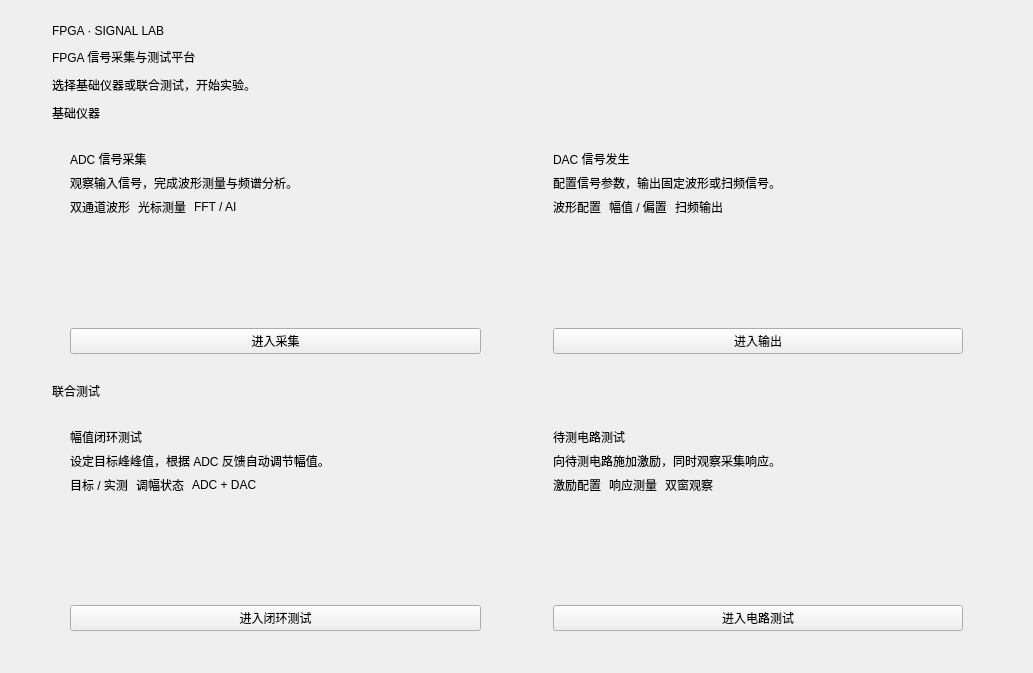
<?xml version="1.0" encoding="utf-8"?>
<ui version="4.0">
  <class>HomeWidget</class>
  <widget class="QWidget" name="HomeWidget">
    <property name="geometry">
      <rect>
        <x>0</x>
        <y>0</y>
        <width>1033</width>
        <height>673</height>
      </rect>
    </property>
    <layout class="QVBoxLayout" name="homePageLayout" stretch="0,0,0,0,1,0,1">
      <property name="spacing">
        <number>10</number>
      </property>
      <property name="leftMargin">
        <number>52</number>
      </property>
      <property name="topMargin">
        <number>24</number>
      </property>
      <property name="rightMargin">
        <number>52</number>
      </property>
      <property name="bottomMargin">
        <number>24</number>
      </property>
      <item>
        <widget class="QLabel" name="label_homeEyebrow">
          <property name="text">
            <string>FPGA · SIGNAL LAB</string>
          </property>
          <property name="eyebrow" stdset="0">
            <bool>true</bool>
          </property>
        </widget>
      </item>
      <item>
        <widget class="QLabel" name="label">
          <property name="text">
            <string>FPGA 信号采集与测试平台</string>
          </property>
          <property name="heading" stdset="0">
            <bool>true</bool>
          </property>
        </widget>
      </item>
      <item>
        <widget class="QLabel" name="label_homeSubtitle">
          <property name="text">
            <string>选择基础仪器或联合测试，开始实验。</string>
          </property>
          <property name="muted" stdset="0">
            <bool>true</bool>
          </property>
        </widget>
      </item>
      <item>
        <widget class="QLabel" name="label_basicSection">
          <property name="text">
            <string>基础仪器</string>
          </property>
          <property name="sectionTitle" stdset="0">
            <bool>true</bool>
          </property>
        </widget>
      </item>
      <item>
        <layout class="QHBoxLayout" name="homeCardsLayout" stretch="1,1">
          <property name="spacing">
            <number>36</number>
          </property>
          <item>
            <widget class="QFrame" name="card_adc">
              <property name="card" stdset="0">
                <bool>true</bool>
              </property>
              <layout class="QVBoxLayout" name="adcCardLayout">
                <property name="spacing">
                  <number>6</number>
                </property>
                <property name="leftMargin">
                  <number>18</number>
                </property>
                <property name="topMargin">
                  <number>18</number>
                </property>
                <property name="rightMargin">
                  <number>18</number>
                </property>
                <property name="bottomMargin">
                  <number>18</number>
                </property>
                <item>
                  <widget class="QLabel" name="adcTitle">
                    <property name="text">
                      <string>ADC 信号采集</string>
                    </property>
                    <property name="cardTitle" stdset="0">
                      <bool>true</bool>
                    </property>
                  </widget>
                </item>
                <item>
                  <widget class="QLabel" name="adcDescription">
                    <property name="text">
                      <string>观察输入信号，完成波形测量与频谱分析。</string>
                    </property>
                    <property name="muted" stdset="0">
                      <bool>true</bool>
                    </property>
                  </widget>
                </item>
                <item>
                  <layout class="QHBoxLayout" name="adcTags">
                    <property name="spacing">
                      <number>8</number>
                    </property>
                    <item>
                      <widget class="QLabel" name="adcTag0">
                        <property name="text">
                          <string>双通道波形</string>
                        </property>
                        <property name="capability" stdset="0">
                          <bool>true</bool>
                        </property>
                      </widget>
                    </item>
                    <item>
                      <widget class="QLabel" name="adcTag1">
                        <property name="text">
                          <string>光标测量</string>
                        </property>
                        <property name="capability" stdset="0">
                          <bool>true</bool>
                        </property>
                      </widget>
                    </item>
                    <item>
                      <widget class="QLabel" name="adcTag2">
                        <property name="text">
                          <string>FFT / AI</string>
                        </property>
                        <property name="capability" stdset="0">
                          <bool>true</bool>
                        </property>
                      </widget>
                    </item>
                    <item>
                      <spacer name="adcTagSpacer">
                        <property name="orientation">
                          <enum>Qt::Horizontal</enum>
                        </property>
                        <property name="sizeHint" stdset="0">
                          <size>
                            <width>0</width>
                            <height>0</height>
                          </size>
                        </property>
                      </spacer>
                    </item>
                  </layout>
                </item>
                <item>
                  <spacer name="adcSpacer">
                    <property name="orientation">
                      <enum>Qt::Vertical</enum>
                    </property>
                    <property name="sizeHint" stdset="0">
                      <size>
                        <width>0</width>
                        <height>0</height>
                      </size>
                    </property>
                  </spacer>
                </item>
                <item>
                  <widget class="QPushButton" name="btn_adc">
                    <property name="text">
                      <string>进入采集</string>
                    </property>
                    <property name="primary" stdset="0">
                      <bool>true</bool>
                    </property>
                  </widget>
                </item>
              </layout>
            </widget>
          </item>
          <item>
            <widget class="QFrame" name="card_dac">
              <property name="card" stdset="0">
                <bool>true</bool>
              </property>
              <layout class="QVBoxLayout" name="dacCardLayout">
                <property name="spacing">
                  <number>6</number>
                </property>
                <property name="leftMargin">
                  <number>18</number>
                </property>
                <property name="topMargin">
                  <number>18</number>
                </property>
                <property name="rightMargin">
                  <number>18</number>
                </property>
                <property name="bottomMargin">
                  <number>18</number>
                </property>
                <item>
                  <widget class="QLabel" name="dacTitle">
                    <property name="text">
                      <string>DAC 信号发生</string>
                    </property>
                    <property name="cardTitle" stdset="0">
                      <bool>true</bool>
                    </property>
                  </widget>
                </item>
                <item>
                  <widget class="QLabel" name="dacDescription">
                    <property name="text">
                      <string>配置信号参数，输出固定波形或扫频信号。</string>
                    </property>
                    <property name="muted" stdset="0">
                      <bool>true</bool>
                    </property>
                  </widget>
                </item>
                <item>
                  <layout class="QHBoxLayout" name="dacTags">
                    <property name="spacing">
                      <number>8</number>
                    </property>
                    <item>
                      <widget class="QLabel" name="dacTag0">
                        <property name="text">
                          <string>波形配置</string>
                        </property>
                        <property name="capability" stdset="0">
                          <bool>true</bool>
                        </property>
                      </widget>
                    </item>
                    <item>
                      <widget class="QLabel" name="dacTag1">
                        <property name="text">
                          <string>幅值 / 偏置</string>
                        </property>
                        <property name="capability" stdset="0">
                          <bool>true</bool>
                        </property>
                      </widget>
                    </item>
                    <item>
                      <widget class="QLabel" name="dacTag2">
                        <property name="text">
                          <string>扫频输出</string>
                        </property>
                        <property name="capability" stdset="0">
                          <bool>true</bool>
                        </property>
                      </widget>
                    </item>
                    <item>
                      <spacer name="dacTagSpacer">
                        <property name="orientation">
                          <enum>Qt::Horizontal</enum>
                        </property>
                        <property name="sizeHint" stdset="0">
                          <size>
                            <width>0</width>
                            <height>0</height>
                          </size>
                        </property>
                      </spacer>
                    </item>
                  </layout>
                </item>
                <item>
                  <spacer name="dacSpacer">
                    <property name="orientation">
                      <enum>Qt::Vertical</enum>
                    </property>
                    <property name="sizeHint" stdset="0">
                      <size>
                        <width>0</width>
                        <height>0</height>
                      </size>
                    </property>
                  </spacer>
                </item>
                <item>
                  <widget class="QPushButton" name="btn_dac">
                    <property name="text">
                      <string>进入输出</string>
                    </property>
                    <property name="primary" stdset="0">
                      <bool>true</bool>
                    </property>
                  </widget>
                </item>
              </layout>
            </widget>
          </item>
        </layout>
      </item>
      <item>
        <widget class="QLabel" name="label_testSection">
          <property name="text">
            <string>联合测试</string>
          </property>
          <property name="sectionTitle" stdset="0">
            <bool>true</bool>
          </property>
        </widget>
      </item>
      <item>
        <layout class="QHBoxLayout" name="homeTestCardsLayout" stretch="1,1">
          <property name="spacing">
            <number>36</number>
          </property>
          <item>
            <widget class="QFrame" name="card_loop">
              <property name="card" stdset="0">
                <bool>true</bool>
              </property>
              <layout class="QVBoxLayout" name="loopCardLayout">
                <property name="spacing">
                  <number>6</number>
                </property>
                <property name="leftMargin">
                  <number>18</number>
                </property>
                <property name="topMargin">
                  <number>18</number>
                </property>
                <property name="rightMargin">
                  <number>18</number>
                </property>
                <property name="bottomMargin">
                  <number>18</number>
                </property>
                <item>
                  <widget class="QLabel" name="loopTitle">
                    <property name="text">
                      <string>幅值闭环测试</string>
                    </property>
                    <property name="cardTitle" stdset="0">
                      <bool>true</bool>
                    </property>
                  </widget>
                </item>
                <item>
                  <widget class="QLabel" name="loopDescription">
                    <property name="text">
                      <string>设定目标峰峰值，根据 ADC 反馈自动调节幅值。</string>
                    </property>
                    <property name="muted" stdset="0">
                      <bool>true</bool>
                    </property>
                  </widget>
                </item>
                <item>
                  <layout class="QHBoxLayout" name="loopTags">
                    <property name="spacing">
                      <number>8</number>
                    </property>
                    <item>
                      <widget class="QLabel" name="loopTag0">
                        <property name="text">
                          <string>目标 / 实测</string>
                        </property>
                        <property name="capability" stdset="0">
                          <bool>true</bool>
                        </property>
                      </widget>
                    </item>
                    <item>
                      <widget class="QLabel" name="loopTag1">
                        <property name="text">
                          <string>调幅状态</string>
                        </property>
                        <property name="capability" stdset="0">
                          <bool>true</bool>
                        </property>
                      </widget>
                    </item>
                    <item>
                      <widget class="QLabel" name="loopTag2">
                        <property name="text">
                          <string>ADC + DAC</string>
                        </property>
                        <property name="capability" stdset="0">
                          <bool>true</bool>
                        </property>
                      </widget>
                    </item>
                    <item>
                      <spacer name="loopTagSpacer">
                        <property name="orientation">
                          <enum>Qt::Horizontal</enum>
                        </property>
                        <property name="sizeHint" stdset="0">
                          <size>
                            <width>0</width>
                            <height>0</height>
                          </size>
                        </property>
                      </spacer>
                    </item>
                  </layout>
                </item>
                <item>
                  <spacer name="loopSpacer">
                    <property name="orientation">
                      <enum>Qt::Vertical</enum>
                    </property>
                    <property name="sizeHint" stdset="0">
                      <size>
                        <width>0</width>
                        <height>0</height>
                      </size>
                    </property>
                  </spacer>
                </item>
                <item>
                  <widget class="QPushButton" name="btn_amplitudeLoop">
                    <property name="text">
                      <string>进入闭环测试</string>
                    </property>
                    <property name="primary" stdset="0">
                      <bool>true</bool>
                    </property>
                  </widget>
                </item>
              </layout>
            </widget>
          </item>
          <item>
            <widget class="QFrame" name="card_circuit">
              <property name="card" stdset="0">
                <bool>true</bool>
              </property>
              <layout class="QVBoxLayout" name="circuitCardLayout">
                <property name="spacing">
                  <number>6</number>
                </property>
                <property name="leftMargin">
                  <number>18</number>
                </property>
                <property name="topMargin">
                  <number>18</number>
                </property>
                <property name="rightMargin">
                  <number>18</number>
                </property>
                <property name="bottomMargin">
                  <number>18</number>
                </property>
                <item>
                  <widget class="QLabel" name="circuitTitle">
                    <property name="text">
                      <string>待测电路测试</string>
                    </property>
                    <property name="cardTitle" stdset="0">
                      <bool>true</bool>
                    </property>
                  </widget>
                </item>
                <item>
                  <widget class="QLabel" name="circuitDescription">
                    <property name="text">
                      <string>向待测电路施加激励，同时观察采集响应。</string>
                    </property>
                    <property name="muted" stdset="0">
                      <bool>true</bool>
                    </property>
                  </widget>
                </item>
                <item>
                  <layout class="QHBoxLayout" name="circuitTags">
                    <property name="spacing">
                      <number>8</number>
                    </property>
                    <item>
                      <widget class="QLabel" name="circuitTag0">
                        <property name="text">
                          <string>激励配置</string>
                        </property>
                        <property name="capability" stdset="0">
                          <bool>true</bool>
                        </property>
                      </widget>
                    </item>
                    <item>
                      <widget class="QLabel" name="circuitTag1">
                        <property name="text">
                          <string>响应测量</string>
                        </property>
                        <property name="capability" stdset="0">
                          <bool>true</bool>
                        </property>
                      </widget>
                    </item>
                    <item>
                      <widget class="QLabel" name="circuitTag2">
                        <property name="text">
                          <string>双窗观察</string>
                        </property>
                        <property name="capability" stdset="0">
                          <bool>true</bool>
                        </property>
                      </widget>
                    </item>
                    <item>
                      <spacer name="circuitTagSpacer">
                        <property name="orientation">
                          <enum>Qt::Horizontal</enum>
                        </property>
                        <property name="sizeHint" stdset="0">
                          <size>
                            <width>0</width>
                            <height>0</height>
                          </size>
                        </property>
                      </spacer>
                    </item>
                  </layout>
                </item>
                <item>
                  <spacer name="circuitSpacer">
                    <property name="orientation">
                      <enum>Qt::Vertical</enum>
                    </property>
                    <property name="sizeHint" stdset="0">
                      <size>
                        <width>0</width>
                        <height>0</height>
                      </size>
                    </property>
                  </spacer>
                </item>
                <item>
                  <widget class="QPushButton" name="btn_circuitTest">
                    <property name="text">
                      <string>进入电路测试</string>
                    </property>
                    <property name="primary" stdset="0">
                      <bool>true</bool>
                    </property>
                  </widget>
                </item>
              </layout>
            </widget>
          </item>
        </layout>
      </item>
    </layout>
  </widget>
  <resources />
  <connections />
</ui>
